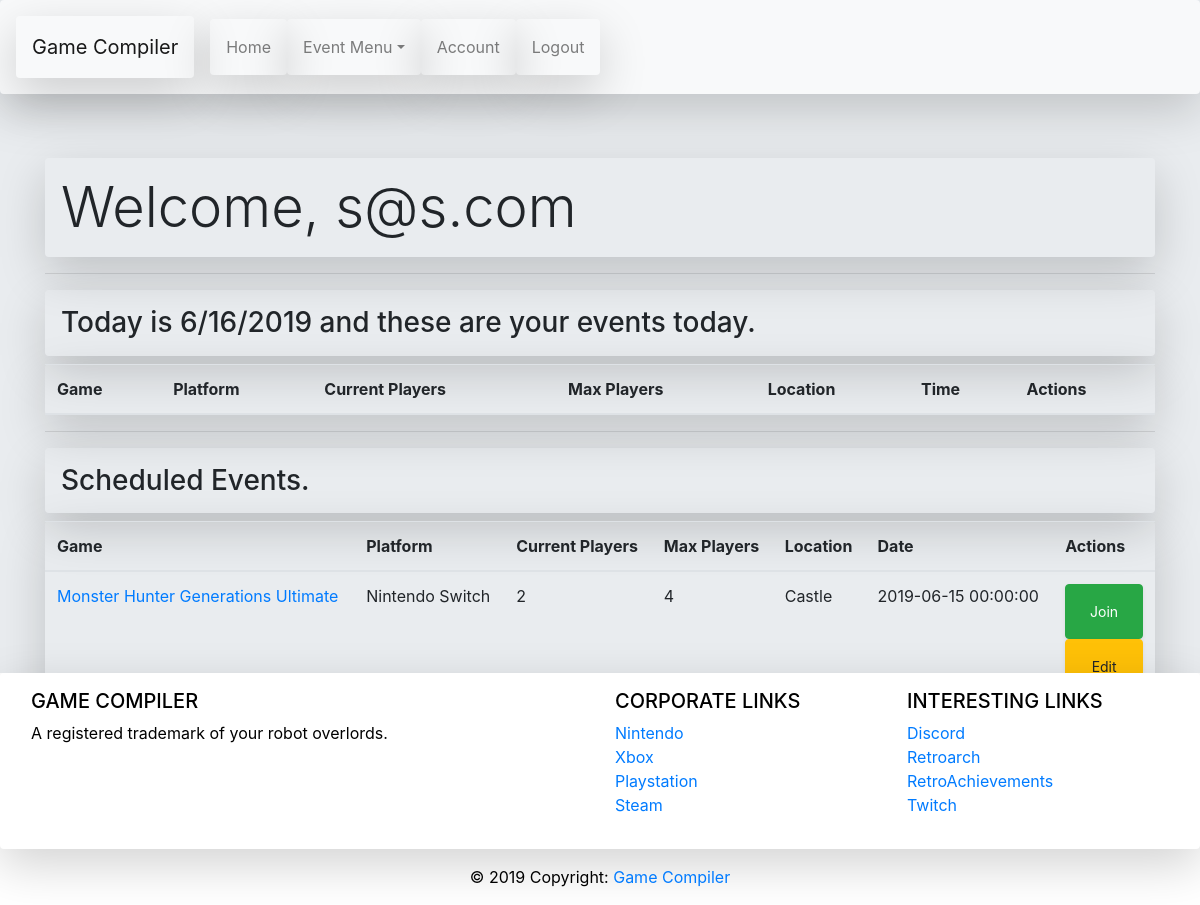
The app's page /welcome/user (signed in), older data.
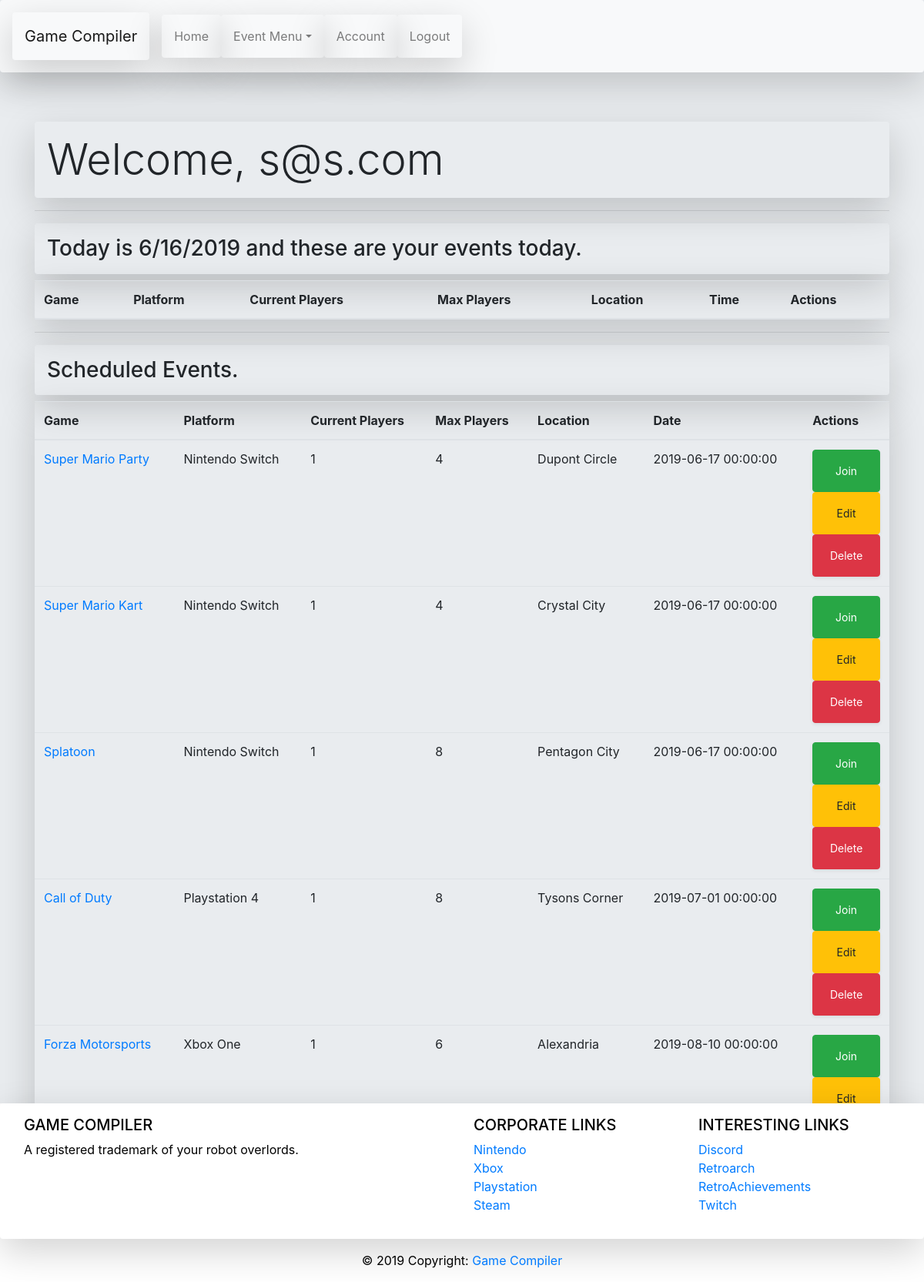
The same page, newer data.
### models.py (models this page shows)
class Event(db.Model):
    __tablename__ = "event"
    id = db.Column(db.Integer, primary_key=True)
    game = db.Column(db.String(45))
    platform = db.Column(db.String(45))
    location = db.Column(db.String(90))
    event_date = db.Column(db.DateTime)
    event_time = db.Column(db.DateTime)
    max_players = db.Column(db.Integer)
    current_players = db.Column(db.Integer)
    event_poster = db.Column(db.Integer)
    created_at = db.Column(db.DateTime, server_default=func.now())
    updated_at = db.Column(db.DateTime, server_default=func.now(),
                           onupdate=func.now())
    users_for_events = db.relationship('User', secondary=users_events)

### controller_functions.py (the view)
@app.route("/welcome/user")
def welcome_user():
    if 'login' not in session:
        flash("Your are not logged in!")
        return redirect("/")
    else:
        todays_datetime = datetime(datetime.today().year, datetime.today().month, datetime.today().day)
        eventDateQuery = Event.query.filter(Event.users_for_events.any(id=session['userid']), Event.event_date == todays_datetime).order_by('event_date').all()
        eventQuery = Event.query.filter(Event.users_for_events.any(id=session['userid'])).order_by('event_date').all()
        return render_template("user_welcome.html", eventQuery=eventQuery, eventDateQuery=eventDateQuery)

### templates/user_welcome.html (shortened to what the changed rows need)
<!DOCTYPE html>
<html lang="en">
    <head>
        <link href="https://stackpath.bootstrapcdn.com/bootstrap/4.3.1/css/bootstrap.min.css" rel="stylesheet">
        <link rel="stylesheet" type="text/css" href="../static/css/user_welcome.css">
    </head>
    <body>
    <div class="jumbotron jumbotron-fluid">
        <div class="container">
            <div class="row">
                <div class="col-sm">
                    <h1 class="display-4 shadow-lg p-3 mb-7 rounded">Welcome, {{ session.name }}</h1>
                    <table class="table shadow-lg p-3 mb-7 rounded">
                        <thead>
                            <tr>
                                <th scope="col">Game</th>
                                <th scope="col">Platform</th>
                                <th scope="col">Current Players</th>
                                <th scope="col">Max Players</th>
                                <th scope="col">Location</th>
                                <th scope="col">Time</th>
                                <th scope="col">Actions</th>
                            </tr>
                        </thead>
                    </table>
                    <table class="table shadow-lg p-3 mb-5 rounded">
                        <thead>
                            <tr>
                                <th scope="col">Game</th>
                                <th scope="col">Platform</th>
                                <th scope="col">Current Players</th>
                                <th scope="col">Max Players</th>
                                <th scope="col">Location</th>
                                <th scope="col">Date</th>
                                <th scope="col">Actions</th>
                            </tr>
                        </thead>
                        <tbody>
                            {% for event in eventQuery %}
                            <tr>
                                <td><a href="/event/view/{{ event.id }}">{{ event.game }}</a></td>
                                <td>{{ event.platform }}</td>
                                <td>{{ event.current_players }}</td>
                                <td>{{ event.max_players }}</td>
                                <td>{{ event.location }}</td>
                                <td>{{ event.event_date }}</td>
                                <td>
                                    <form action="/join/event/{{ event.id }}">
                                        <button  type="submit" class="btn btn-success btn-sm btn-block shadow-sm p-3 mb-7 rounded">Join</button>
                                    </form>
                                    {% if event.event_poster == session.userid %}
                                    <form action="/event/details/{{ event.id }}">
                                        <button type="submit" class="btn btn-warning btn-sm btn-block shadow-sm p-3 mb-7 rounded">Edit</button>
                                    </form>
                                    <form action="/delete/event/{{ event.id }}">
                                        <button type="submit" class="btn btn-danger btn-sm btn-block shadow-sm p-3 mb-7 rounded">Delete</button>
                                    </form>
                                    {% endif %}
                                </td>
                            </tr>
                            {% endfor %}
                        </tbody>
                    </table>
                </div>
            </div>
        </div>
    </div>
    </body>
</html>

Row changes from the older to the newer data that the page shows:
removed Event: game "Monster Hunter Generations Ultimate", platform "Nintendo Switch", current_players "2", max_players "4", location "Castle", event_date "2019-06-15 00:00:00"
added Event: game "Super Mario Party", platform "Nintendo Switch", current_players "1", max_players "4", location "Dupont Circle", event_date "2019-06-17 00:00:00"
now on this page (row edited): Event: game "Super Mario Kart", platform "Nintendo Switch", current_players "1", max_players "4", location "Crystal City", event_date "2019-06-17 00:00:00"
added Event: game "Splatoon", platform "Nintendo Switch", current_players "1", max_players "8", location "Pentagon City", event_date "2019-06-17 00:00:00"
now on this page (row edited): Event: game "Call of Duty", platform "Playstation 4", current_players "1", max_players "8", location "Tysons Corner", event_date "2019-07-01 00:00:00"
added Event: game "Forza Motorsports", platform "Xbox One", current_players "1", max_players "6", location "Alexandria", event_date "2019-08-10 00:00:00"
